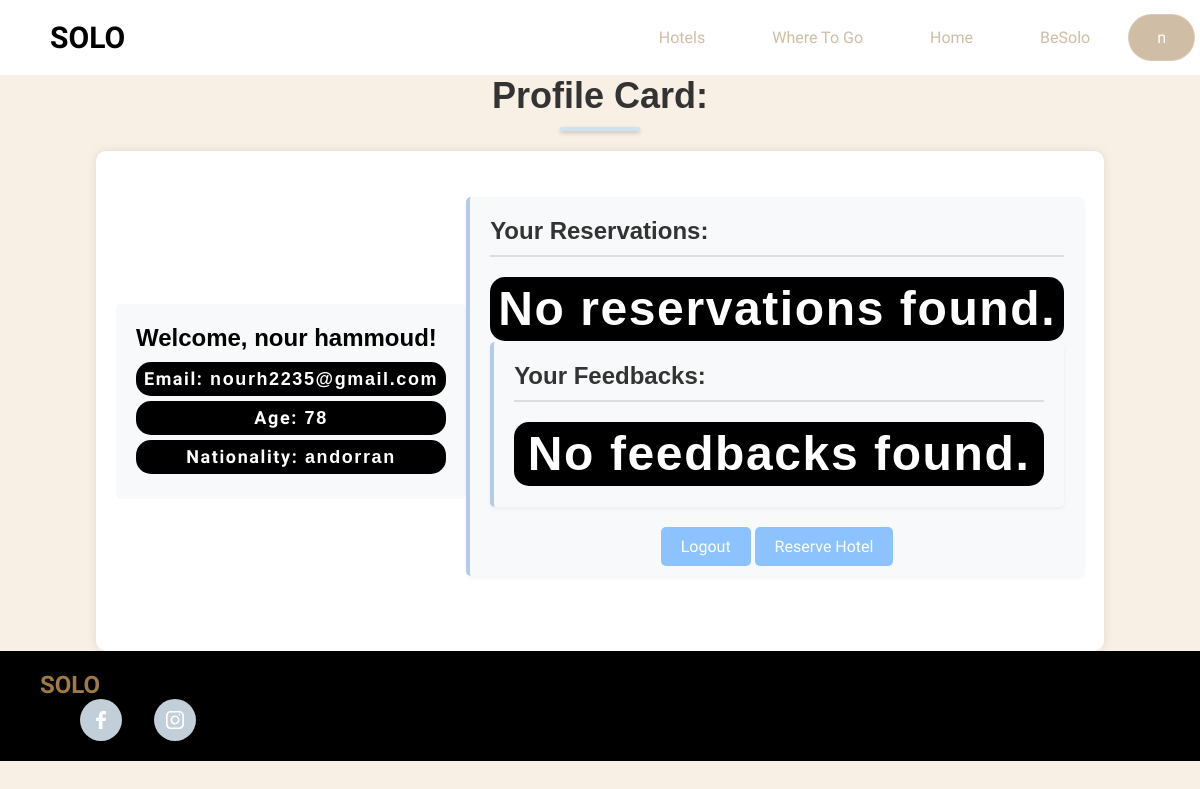
The page /profile (signed in) on the database its author committed.
### app.py (models this page shows, shortened)
class User(UserMixin,db.Model):
    __table__ = db.metadata.tables['User']
    @property
    def is_authenticated(self):
        return True

### app.py (the view)
@app.route('/profile')
@login_required
def profile():
    reservations = db.session.query(HotelReservation, Hotel).join(Hotel, HotelReservation.HotelId == Hotel.ID).filter(HotelReservation.UserId == current_user.UserID).all()
    feedbacks = db.session.query(UserFeedback, Hotel).join(Hotel, UserFeedback.HotelId == Hotel.ID).filter(UserFeedback.UserId == current_user.UserID).all()
    return render_template('profile.html', user=current_user, reservations=reservations, feedbacks=feedbacks)

### app.py (called while the page is built)
@login_manager.user_loader
def load_user(user_id):
    return User.query.get(int(user_id))

### templates/profile.html (shortened to what this page needs)
{% extends "base.html" %}
{% block content %}
<link rel="stylesheet" href="{{ url_for('static', filename='css/profile.css') }}">
<section class='main'>
     <h1>Profile Card:</h1>
    <div class="container">
        <div class="profile-info">
            <h2>Welcome, {{ user.FirstName }} {{ user.LastName }}!</h2>
            <p><strong>Email:</strong> {{ user.Email }}</p>
            <p><strong>Age:</strong> {{ user.Age }}</p>
            <p><strong>Nationality:</strong> {{ user.Nationality }}</p>
        </div>
        <div class="reservations">
            <h3>Your Reservations:</h3>
            {% if not reservations %}
                <p>No reservations found.</p>
            {% endif %}
        <div class="feedbacks">
            <h3>Your Feedbacks:</h3>
            {% if not feedbacks %}
                <p>No feedbacks found.</p>
            {% endif %}
        </div>
        <div class="actions">
            <a href="{{ url_for('logginout') }}" class="btn btn-primary">Logout</a>
            <a href="{{ url_for('index') }}" class="btn btn-primary"> Reserve Hotel</a>
        </div>
    </div>
</section>
{% endblock %}

### templates/base.html (shortened to what this page needs)
<!DOCTYPE html>
<html lang="en">
<head>
    <link rel="stylesheet" href="{{url_for('static',filename="css/sections/header.css")}}">
    <link rel="stylesheet" href="{{url_for('static',filename="css/style.css")}}">
</head>
<body>
    <header>
        <nav class="header__nav">
            <div class="header__logo">
              <h4 data-aos="fade-down" class="logo">SOLO</h4>
              <div class="header__logo-overlay">
              </div>
            </div>
            <ul class="header__menu" data-aos="fade-down">
              <li>
                <a  href="{{ url_for('bookingPage', countryname='Dubai', id=3) }}">Hotels</a>
              </li>
              <li>
                <a href="{{url_for("wheretogoPage")}}">Where To Go</a>
              </li>
              <li>
                <a href="{{url_for("index")}}" id="services-link">Home</a>
              </li>
              <li>
                <a href="{{url_for("showBeSolo")}}" id="services-link">BeSolo</a>
              </li>
            {% if current_user.is_authenticated %}
            <li id="Profile"><a href="{{ url_for('profile') }}" >
             {{current_user.FirstName[0]}}
            </a></li>
        {% else %}
            <li><a href="{{ url_for('signIn') }}">Sign In</a></li>
        {% endif %}
            </ul>
          </nav>
    </header>
    {% block content %}
{% endblock %}
    <footer class="footer flex-between">
        <h3 class="footer__logo">
          <span>SOLO</span>
        </h3>
        <ul class="footer__social">
          <li class="flex-center">
            <img src=  "{{ url_for('static', filename='assets/facebook.svg') }}" alt="facebook" />
          </li>
          <li class="flex-center">
            <img src=  "{{ url_for('static', filename='assets/instagram.svg') }}"alt="instagram" />
          </li>
        </ul>
      </footer>
</body>
</html>

### static/css/sections/header.css (style rules this page uses)
:root { --playfair-display:'DM Serif Display', sans-serif; --plus-jakarta-sans: "Plus Jakarta Sans", sans-serif; --primary-color:#EADBC8; --secondary-color:#C2CFD8; --black-200: black; --black-300:#B0926A; --black-400:white; --black-500: #fae0e4; --gray-100:#bbdefb; --color-white: #C2CFD8; --color-creamson:#F8F0E5; }
.header__nav { display: flex; overflow: hidden; background-color: #fff; width: 100%; margin-top: auto; }
.header__logo { flex: 1; display: flex; background-color: var(--plus-jakarta-sans); position: relative; padding: 20px; font-family: "IM Fell Great Primer SC",sans-serif; }
.header__logo-overlay { position: absolute; inset: 0; width: 100%; z-index: -1; }
.header__logo h4 { padding-left: 30px; font-weight: 700; font-size: 30px; text-transform: uppercase; font-family: "IM Fell Great Primer SC", serif; ; font-weight: bold; color:black; }
.header__menu, .header__menu-mobile { padding: 5px; flex: 1.236; display: flex; align-items: center; justify-content: flex-end; gap: 9px; list-style: none; }
.header__menu li { padding: 10px 28px; display: flex; flex-direction: row; align-items: center; gap: 10px; border: 1px solid rgba(255, 255, 255, 0.2); border-radius: 46px; font-size: 16px; font-weight: 300px; line-height: 25px; font-family: var(--plus-jakarta-sans); color:var(--black-300); cursor: pointer; background-color:white; opacity: .6; align-content: space-evenly; }
a { text-decoration: none; color: inherit; }
.flex-center { display: flex; justify-content: center; align-items: center; }

### static/css/style.css (style rules this page uses)
:root { --playfair-display:'DM Serif Display', sans-serif; --plus-jakarta-sans: "Plus Jakarta Sans", sans-serif; --primary-color:#9f7a49; --secondary-color:#C2CFD8; --black-200: black; --black-300:#B0926A; --black-400:white; --black-500: #fae0e4; --gray-100:#bbdefb; --color-white: #C2CFD8; --color-creamson:#F8F0E5;; }
* { margin: 0; box-sizing: border-box; scroll-behavior: smooth; font-family: "IM Fell Great Primer SC", serif; ; }
body { width: 100%; background-color: var(--color-creamson); height:fit-content; }
a { text-decoration: none; color: inherit; }
.flex-center { display: flex; justify-content: center; align-items: center; }
#Profile { border-radius: 50px; background-color:#B0926A; color:white; }

### static/css/profile.css (style rules this page uses)
p { font-size: 10px; color:black; line-height: 1; margin: 1px 0; background: size 1px; background-color:rgb(0, 0, 0); text-size-adjust:1px; border-radius: 15px; }
h1 { font-family: "Dream Avenue",sans-serif; font-size: 36px; color: #333; text-align: center; margin-bottom: 20px; position: relative; }
h1::after { font-family: "Dream Avenue",sans-serif; content: ''; display: block; width: 80px; height: 4px; background-color: #d0e1f2; margin: 10px auto 0; border-radius: 2px; box-shadow: 0 2px 4px rgba(0, 0, 0, 0.2); }
.container { max-width: 900px; width: 100%; background-color: #ffffff; box-shadow: 0 4px 10px rgba(0, 0, 0, 0.1); border-radius: 10px; padding: 40px; margin: 20px auto; transition: box-shadow 0.3s ease-in-out; font-family: "Dream Avenue",sans-serif; }
.reservations, .feedbacks { background-color: #f9f9f9; padding: 25px 30px; border-radius: 8px; margin-bottom: 30px; border-left: 4px solid #b2cbe7; box-shadow: 0 2px 4px rgba(0, 0, 0, 0.05); transition: transform 0.3s ease-in-out; font-family: "Dream Avenue",sans-serif; }
.reservations h3, .feedbacks h3 { font-size: 1.8rem; color: #333; margin-bottom: 15px; border-bottom: 2px solid #ddd; padding-bottom: 10px; font-family: "Dream Avenue",sans-serif; }
.profile-info { background-color: #f8f9fa; padding: 20px; border-radius: 5px; margin-bottom: 30px; font-family: "Dream Avenue",sans-serif; }
.profile-info h2 { font-size: 24px; margin-bottom: 10px; font-family: "Dream Avenue",sans-serif; }
.profile-info p { font-size: 18px; margin-bottom: 5px; }
.reservations, .feedbacks { background-color: #f8f9fa; padding: 20px; border-radius: 5px; margin-bottom: 30px; }
.reservations h3, .feedbacks h3 { font-size: 24px; margin-bottom: 20px; }
.container { max-width: 800px; margin: 0 auto; padding: 20px; box-shadow: 0 0 10px rgba(0, 0, 0, 0.1); height: 500px; }
h1 { text-align: center; }
.profile-info { margin: 20px 0; }
.profile-info h2 { margin: 0 0 10px; }
.profile-info p { margin: 5px 0; }
.actions { text-align: center; margin-top: 20px; }
.actions .btn { padding: 10px 20px; background-color: #8cc3ff; color: white; text-decoration: none; border-radius: 5px; }

### static/css/sections/about.css (style rules this page uses)
.about-us__content p,h3 { font-size: 30px; }

### rows shown on the page
User: FirstName "n", FirstName "nour", LastName "hammoud", Email "nourh2235@gmail.com", Age "78", Nationality "andorran"
